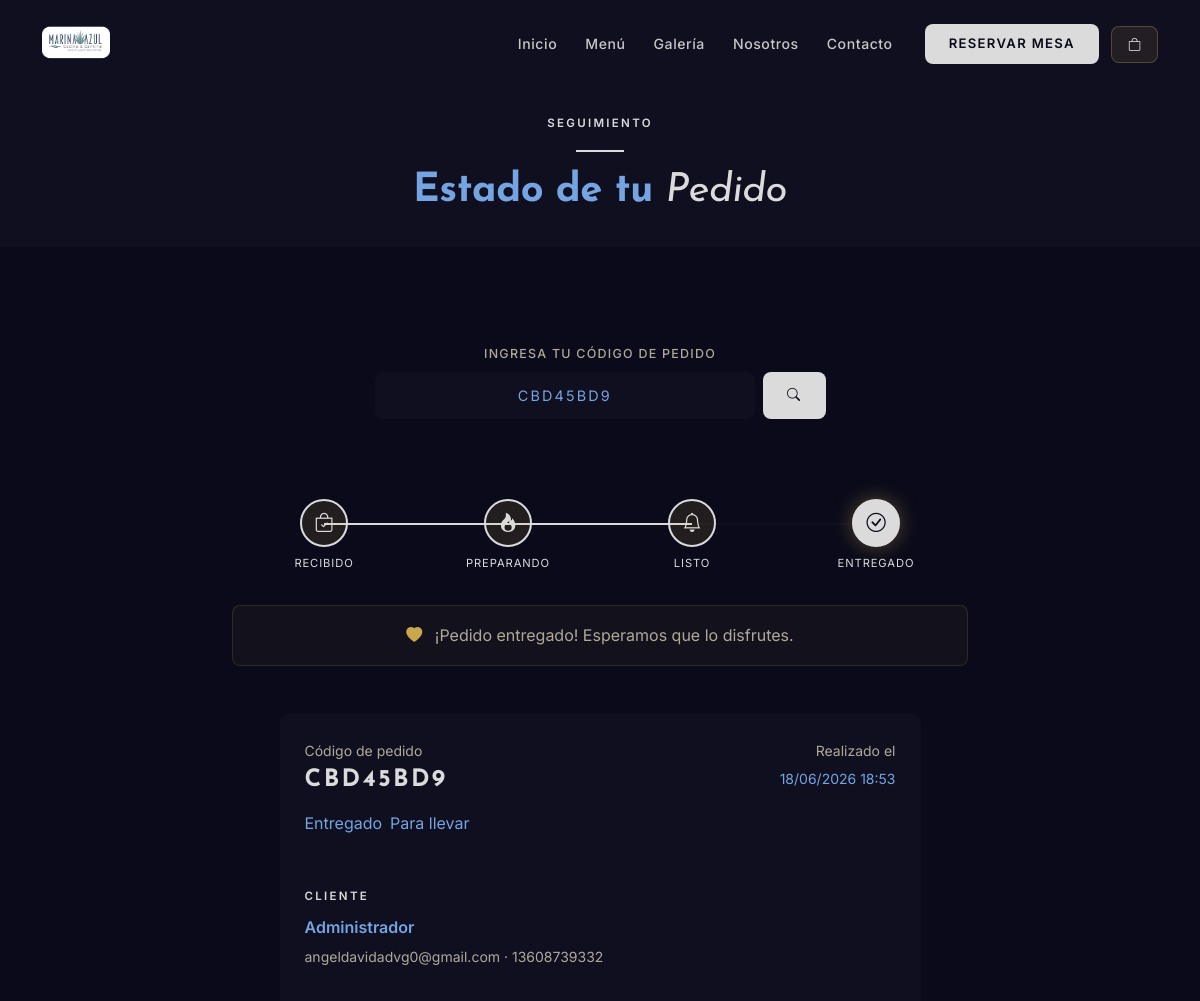
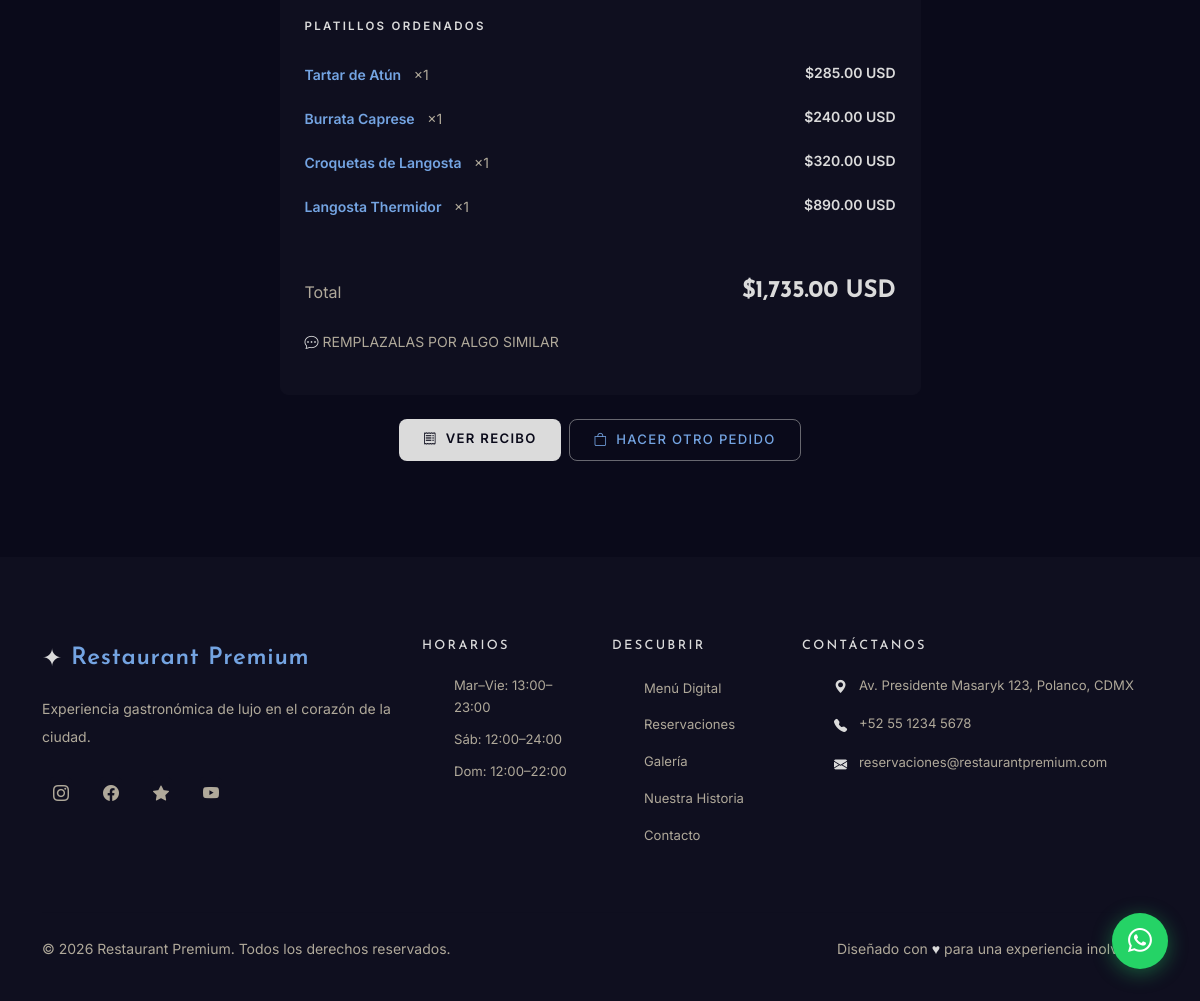
The page /pages/estado_pedido.php?codigo=CBD45BD9 on the database its author committed (2 pictures, top to bottom).
### tables this page shows
CREATE TABLE `pedidos` (
  `id` int(10) UNSIGNED NOT NULL,
  `codigo` varchar(12) NOT NULL,
  `nombre` varchar(120) NOT NULL,
  `telefono` varchar(20) NOT NULL,
  `email` varchar(180) NOT NULL,
  `tipo` enum('salon','llevar','domicilio') DEFAULT 'salon',
  `direccion` text DEFAULT NULL,
  `mesa` varchar(20) DEFAULT NULL,
  `subtotal` decimal(10,2) NOT NULL DEFAULT 0.00,
  `impuesto` decimal(10,2) NOT NULL DEFAULT 0.00,
  `impuesto_pct` decimal(5,2) NOT NULL DEFAULT 0.00,
  `total` decimal(10,2) NOT NULL DEFAULT 0.00,
  `notas` text DEFAULT NULL,
  `metodo_pago` varchar(30) DEFAULT 'efectivo',
  `estado` enum('nuevo','preparando','listo','entregado','cancelado') DEFAULT 'nuevo',
  `created_at` timestamp NOT NULL DEFAULT current_timestamp(),
  `updated_at` timestamp NOT NULL DEFAULT current_timestamp() ON UPDATE current_timestamp()
);

CREATE TABLE `pedido_items` (
  `id` int(10) UNSIGNED NOT NULL,
  `pedido_id` int(10) UNSIGNED NOT NULL,
  `platillo_id` int(10) UNSIGNED NOT NULL,
  `nombre` varchar(150) NOT NULL,
  `precio` decimal(8,2) NOT NULL,
  `cantidad` tinyint(3) UNSIGNED NOT NULL DEFAULT 1,
  `subtotal` decimal(10,2) NOT NULL,
  `notas` varchar(255) DEFAULT NULL
);

### includes/functions.php (called while the page is built, shortened)
<?php
require_once __DIR__ . '/../config/database.php';
require_once __DIR__ . '/../config/settings.php';
function h(string $str): string {
    return htmlspecialchars($str, ENT_QUOTES | ENT_HTML5, 'UTF-8');
}
function formatPrecio(float $precio): string {
    return formatMoneda($precio);
}

### config/database.php (called while the page is built, shortened)
<?php
class Database {
    private static ?PDO $instance = null;
    public static function getConnection(): PDO {
        if (self::$instance === null) {
            $dsn = sprintf(
                'mysql:host=%s;dbname=%s;charset=%s',
                DB_HOST, DB_NAME, DB_CHARSET
            );
            try {
                self::$instance = new PDO($dsn, DB_USER, DB_PASS, [
                    PDO::ATTR_ERRMODE            => PDO::ERRMODE_EXCEPTION,
                    PDO::ATTR_DEFAULT_FETCH_MODE => PDO::FETCH_ASSOC,
                    PDO::ATTR_EMULATE_PREPARES   => false,
                ]);
            } catch (PDOException $e) {
                error_log('DB Error: ' . $e->getMessage());
                die(json_encode(['error' => 'Error de conexión a la base de datos.']));
            }
        }
        return self::$instance;
    }
}
function db(): PDO {
    return Database::getConnection();
}

### config/settings.php (called while the page is built, shortened)
<?php
function getSettings(): array {
    if (isset($_SERVER['_rp_settings'])) return $_SERVER['_rp_settings'];
    try {
        $rows = db()->query('SELECT clave, valor FROM configuracion')->fetchAll();
        $cfg  = [];
        foreach ($rows as $r) $cfg[$r['clave']] = $r['valor'];
        return $cfg;
    } catch (\Throwable $e) {
        return [];
    }
}
function cfg(string $clave, string $default = ''): string {
    $s = getSettings();
    return isset($s[$clave]) && $s[$clave] !== '' ? $s[$clave] : $default;
}
function getMonedasDisponibles(): array {
    return [
        'MXN' => ['Peso Mexicano',      '$'],
        'USD' => ['Dólar Americano',    '$'],
        'EUR' => ['Euro',               '€'],
        'GBP' => ['Libra Esterlina',    '£'],
        'CAD' => ['Dólar Canadiense',   '$'],
        'ARS' => ['Peso Argentino',     '$'],
        'COP' => ['Peso Colombiano',    '$'],
        'CLP' => ['Peso Chileno',       '$'],
        'PEN' => ['Sol Peruano',        'S/'],
        'BRL' => ['Real Brasileño',     'R$'],
        'GTQ' => ['Quetzal Guatemalteco','Q'],
        'HNL' => ['Lempira Hondureño',  'L'],
        'CRC' => ['Colón Costarricense','₡'],
        'DOP' => ['Peso Dominicano',    'RD$'],
        'PAB' => ['Balboa Panameño',    'B/.'],
        'VES' => ['Bolívar Venezolano', 'Bs.'],
        'UYU' => ['Peso Uruguayo',      '$U'],
    ];
}
function getMonedaConfig(): array {
    $codigo    = cfg('moneda_codigo', 'MXN');
    $monedas   = getMonedasDisponibles();
    $simboloDefault = $monedas[$codigo][1] ?? '$';
    return [
        'codigo'           => $codigo,
        'nombre'           => $monedas[$codigo][0] ?? 'Peso Mexicano',
        'simbolo'          => cfg('moneda_simbolo', $simboloDefault),
        'posicion'         => cfg('moneda_posicion', 'antes'),
        'decimales'        => (int)cfg('moneda_decimales', '2'),
        'separadorDecimal' => cfg('moneda_separador_decimal', '.'),
        'separadorMiles'   => cfg('moneda_separador_miles', ','),
    ];
}
function formatMoneda(float $monto, bool $conCodigo = true): string {
    $m = getMonedaConfig();
    $numeroFormateado = number_format(
        $monto,
        $m['decimales'],
        $m['separadorDecimal'],
        $m['separadorMiles']
    );
    $resultado = $m['posicion'] === 'antes'
        ? $m['simbolo'] . $numeroFormateado
        : $numeroFormateado . ' ' . $m['simbolo'];
    if ($conCodigo) {
        $resultado .= ' ' . $m['codigo'];
    }
    return $resultado;
}

### pages/estado_pedido.php (the view, shortened to what this page needs)
<?php
require_once __DIR__ . '/../includes/functions.php';
$codigo = strtoupper(trim($_GET['codigo'] ?? ''));
$pedido = null;
$items  = [];
if ($codigo) {
    $s = db()->prepare('SELECT * FROM pedidos WHERE codigo = :c');
    $s->execute([':c' => $codigo]);
    $pedido = $s->fetch();
    if ($pedido) {
        $s2 = db()->prepare('SELECT * FROM pedido_items WHERE pedido_id = :id');
        $s2->execute([':id' => $pedido['id']]);
        $items = $s2->fetchAll();
    }
}
$pasos = [
    'nuevo'      => ['Recibido',      'bi-bag-check',     0],
    'preparando' => ['Preparando',    'bi-fire',          1],
    'listo'      => ['Listo',         'bi-bell',          2],
    'entregado'  => ['Entregado',     'bi-check-circle',  3],
];
$estadoActual = $pedido ? $pedido['estado'] : '';
$pasoActual   = $pasos[$estadoActual][2] ?? 0;
require_once __DIR__ . '/../includes/header.php';
?>
<div style="padding-top:90px;background:var(--black-soft);border-bottom:1px solid var(--black-border);">
    <div class="container py-4 text-center">
        <p class="rp-eyebrow">Seguimiento</p>
        <div class="rp-divider mx-auto"></div>
        <h1 class="rp-display fs-1 mt-3">Estado de tu <em class="rp-display--italic text-gold">Pedido</em></h1>
    </div>
</div>
<section class="rp-section rp-section--dark">
    <div class="container">
    <form method="GET" action="" class="row justify-content-center mb-5">
        <div class="col-md-5">
            <label class="rp-form-label text-center d-block mb-2">Ingresa tu código de pedido</label>
            <div class="d-flex gap-2">
                <input type="text" name="codigo" class="rp-form-control form-control text-center"
                       placeholder="Ej: A1B2C3D4" maxlength="12"
                       value="<?= h($codigo) ?>"
                       style="letter-spacing:.15em;font-size:1.1rem;text-transform:uppercase;">
                <button type="submit" class="rp-btn-gold btn px-4">
                    <i class="bi bi-search"></i>
                </button>
            </div>
        </div>
    </form>
    <?php if ($codigo && !$pedido): ?>
    <div class="text-center py-3">
        <div class="rp-alert rp-alert--error d-inline-block">
            <i class="bi bi-exclamation-circle me-2"></i>
            No encontramos un pedido con el código <strong><?= h($codigo) ?></strong>.
        </div>
    </div>
    <?php elseif ($pedido): ?>
    <?php if ($pedido['estado'] === 'cancelado'): ?>
    <div class="rp-alert rp-alert--error text-center mb-4">
        <i class="bi bi-x-circle me-2"></i>Este pedido fue cancelado.
    </div>
    <?php else: ?>
    <div class="row justify-content-center mb-5">
        <div class="col-lg-8">
            <div class="rp-order-status">
                <?php foreach ($pasos as $key => [$label, $ico, $paso]):
                    $done   = $paso < $pasoActual;
                    $active = $paso === $pasoActual;
                    $cls    = $done ? 'done' : ($active ? 'active' : '');
                ?>
                <div class="rp-order-step <?= $cls ?>">
                    <div class="rp-order-step__icon">
                        <i class="bi <?= $ico ?>"></i>
                    </div>
                    <span class="rp-order-step__label"><?= $label ?></span>
                </div>
                <?php endforeach; ?>
            </div>
            <?php
            $mensajes = [
                'nuevo'      => ['Tu pedido fue recibido y está en cola.',         'bi-hourglass-split', '#ffc107'],
                'preparando' => ['¡Estamos preparando tu orden en cocina!',         'bi-fire',            '#fd7e14'],
                'listo'      => ['Tu pedido está listo. ¡Pasa a recogerlo!',       'bi-bell-fill',       '#2ea043'],
                'entregado'  => ['¡Pedido entregado! Esperamos que lo disfrutes.', 'bi-heart-fill',      '#c9a84c'],
            ];
            [$msgTxt, $msgIco, $msgColor] = $mensajes[$estadoActual] ?? ['Estado desconocido.', 'bi-question', '#888'];
            ?>
            <div class="text-center mt-3 p-3 rounded-3"
                 style="background:rgba(201,168,76,.05);border:1px solid rgba(201,168,76,.15);">
                <i class="bi <?= $msgIco ?> me-2" style="color:<?= $msgColor ?>;"></i>
                <span class="text-muted"><?= $msgTxt ?></span>
            </div>
        </div>
    </div>
    <?php endif; ?>
    <div class="row justify-content-center">
        <div class="col-lg-7">
            <div class="bg-rp-card border border-rp rounded-3 overflow-hidden">
                <div class="p-4 border-bottom border-rp">
                    <div class="d-flex justify-content-between align-items-start flex-wrap gap-2">
                        <div>
                            <p class="text-muted small mb-1">Código de pedido</p>
                            <p class="rp-display fs-4 text-gold mb-0" style="letter-spacing:.1em;">
                                <?= h($pedido['codigo']) ?>
                            </p>
                        </div>
                        <div class="text-end">
                            <p class="text-muted small mb-1">Realizado el</p>
                            <p class="small mb-0"><?= date('d/m/Y H:i', strtotime($pedido['created_at'])) ?></p>
                        </div>
                    </div>
                    <div class="mt-3 d-flex gap-2 flex-wrap">
                        <span class="rp-badge rp-badge--<?= $pedido['estado'] === 'nuevo' ? 'pendiente' : ($pedido['estado'] === 'entregado' ? 'confirmada' : 'pendiente') ?>">
                            <?php
                            $etiquetas = ['nuevo'=>'Nuevo','preparando'=>'Preparando','listo'=>'Listo','entregado'=>'Entregado','cancelado'=>'Cancelado'];
                            echo $etiquetas[$pedido['estado']] ?? ucfirst($pedido['estado']);
                            ?>
                        </span>
                        <span class="rp-badge rp-badge--pendiente">
                            <?php
                            $tipoLabels = ['salon'=>'En restaurante','llevar'=>'Para llevar','domicilio'=>'A domicilio'];
                            echo $tipoLabels[$pedido['tipo']] ?? ucfirst($pedido['tipo']);
                            ?>
                        </span>
                    </div>
                </div>
                <div class="p-4 border-bottom border-rp">
                    <p class="rp-eyebrow mb-2">Cliente</p>
                    <p class="fw-semibold mb-1"><?= h($pedido['nombre']) ?></p>
                    <p class="text-muted small mb-0"><?= h($pedido['email']) ?> · <?= h($pedido['telefono']) ?></p>
                </div>
                <div class="p-4 border-bottom border-rp">
                    <p class="rp-eyebrow mb-3">Platillos ordenados</p>
                    <?php foreach ($items as $it):
                    ?>
                    <div class="py-2 border-bottom border-rp">
                        <div class="d-flex justify-content-between align-items-start">
                            <div>
                                <span class="fw-semibold small"><?= h($it['nombre']) ?></span>
                                <span class="text-muted small ms-2">×<?= $it['cantidad'] ?></span>
                            </div>
                            <span class="text-gold small fw-semibold ms-3"><?= formatPrecio((float)$it['subtotal']) ?></span>
                        </div>
                    </div>
                    <?php endforeach; ?>
                </div>
                <div class="p-4 d-flex justify-content-between align-items-center">
                    <span class="text-muted">Total</span>
                    <span class="rp-display fs-4 text-gold"><?= formatPrecio((float)$pedido['total']) ?></span>
                </div>
                <?php if ($pedido['notas']): ?>
                <div class="px-4 pb-4">
                    <p class="text-muted small"><i class="bi bi-chat-dots text-gold me-1"></i><?= h($pedido['notas']) ?></p>
                </div>
                <?php endif; ?>
            </div>
            <div class="d-flex gap-2 justify-content-center flex-wrap mt-4">
                <a href="<?= APP_URL ?>/pages/recibo.php?codigo=<?= urlencode($pedido['codigo']) ?>"
                   class="rp-btn-gold btn px-4">
                    <i class="bi bi-receipt me-2"></i>Ver Recibo
                </a>
                <a href="<?= APP_URL ?>/pages/menu.php" class="rp-btn-outline btn px-4">
                    <i class="bi bi-bag me-2"></i>Hacer otro pedido
                </a>
            </div>
        </div>
    </div>
    <?php endif; ?>
    </div>
</section>
<?php require_once __DIR__ . '/../includes/footer.php'; ?>

### rows shown on the page
pedidos: codigo "CBD45BD9", created_at "18/06/2026 18:53", estado "Entregado", tipo "Para llevar", nombre "Administrador", email "angeldavidadvg0@gmail.com", telefono "13608739332", total "$1,735.00 USD", notas "REMPLAZALAS POR ALGO SIMILAR"
pedido_items: nombre "Tartar de Atún", cantidad "1", subtotal "$285.00 USD"
pedido_items: nombre "Burrata Caprese", cantidad "1", subtotal "$240.00 USD"
pedido_items: nombre "Croquetas de Langosta", cantidad "1", subtotal "$320.00 USD"
pedido_items: nombre "Langosta Thermidor", cantidad "1", subtotal "$890.00 USD"

### other values the page prints
$label "RECIBIDO"
$label "PREPARANDO"
$label "LISTO"
$label "ENTREGADO"
$msgTxt "¡Pedido entregado! Esperamos que lo disfrutes."
$siteNombre "Restaurant Premium"
$siteDesc "Experiencia gastronómica de lujo en el corazón de la ciudad."
$linea "Mar–Vie: 13:00–23:00"
$linea "Sáb: 12:00–24:00"
$linea "Dom: 12:00–22:00"
$direccion "Av. Presidente Masaryk 123, Polanco, CDMX"
$telefono "+52 55 1234 5678"
$emailC "reservaciones@restaurantpremium.com"
